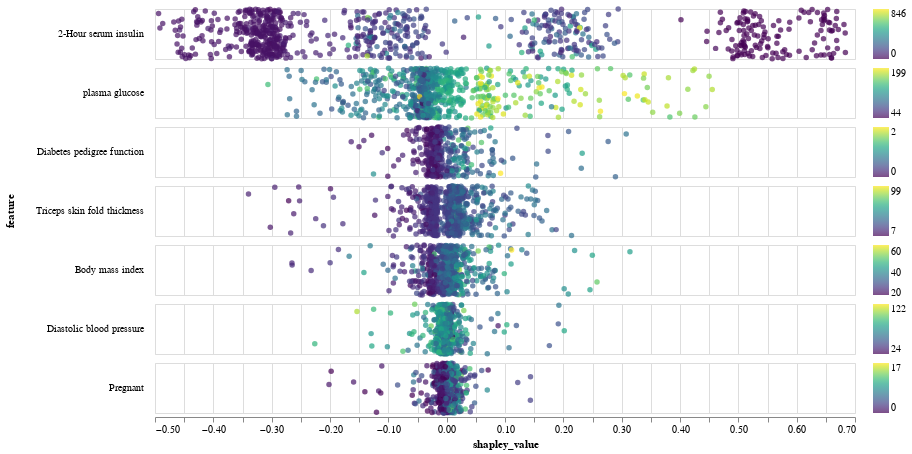

Here is the notebook cell this chart was saved with:
### Markdown cell above
### Summary Strip Plot

### Code cell
sorted_features = feature_importance.sort_values(by='value', ascending=False)['feature'].values
alt.Chart(values[: 5000]).mark_circle().encode(
    x='shapley_value',
    row=alt.Row('feature', sort=sorted_features, spacing=0, header=alt.Header(labelAngle=0, labelAlign='left')),
    y=alt.Y('jitter:Q', axis=None),
    color=alt.Color('feature_value', scale=alt.Scale(scheme='viridis'), title=None)
).properties(
    height=50,
    width=700
).transform_calculate(
    jitter='random()'
).resolve_scale(
    color='independent'
).configure_legend(
    gradientLength=50
)

### Figure 1 — Vega-Lite specification as saved in the notebook (floating-point values rounded to 4 significant figures; data arrays with more than 128 entries replaced by an {"elided": "..."} marker saying what was removed)
{"config": {"view": {"continuousWidth": 400, "continuousHeight": 300}, "legend": {"gradientLength": 50}}, "data": {"name": "data-ec105a80ce4f685d64935bab64319dc1"}, "mark": "circle", "encoding": {"color": {"field": "feature_value", "scale": {"scheme": "viridis"}, "title": null, "type": "quantitative"}, "row": {"field": "feature", "header": {"labelAlign": "left", "labelAngle": 0}, "sort": ["2-Hour serum insulin", "plasma glucose", "Age", "Diabetes pedigree function", "Triceps skin fold thickness", "Body mass index", "Diastolic blood pressure", "Pregnant"], "spacing": 0, "type": "nominal"}, "x": {"field": "shapley_value", "type": "quantitative"}, "y": {"axis": null, "field": "jitter", "type": "quantitative"}}, "height": 50, "resolve": {"scale": {"color": "independent"}}, "transform": [{"calculate": "random()", "as": "jitter"}], "width": 700, "$schema": "https://vega.github.io/schema/vega-lite/v4.17.0.json", "datasets": {"data-ec105a80ce4f685d64935bab64319dc1": {"elided": "5000 records"}}}
